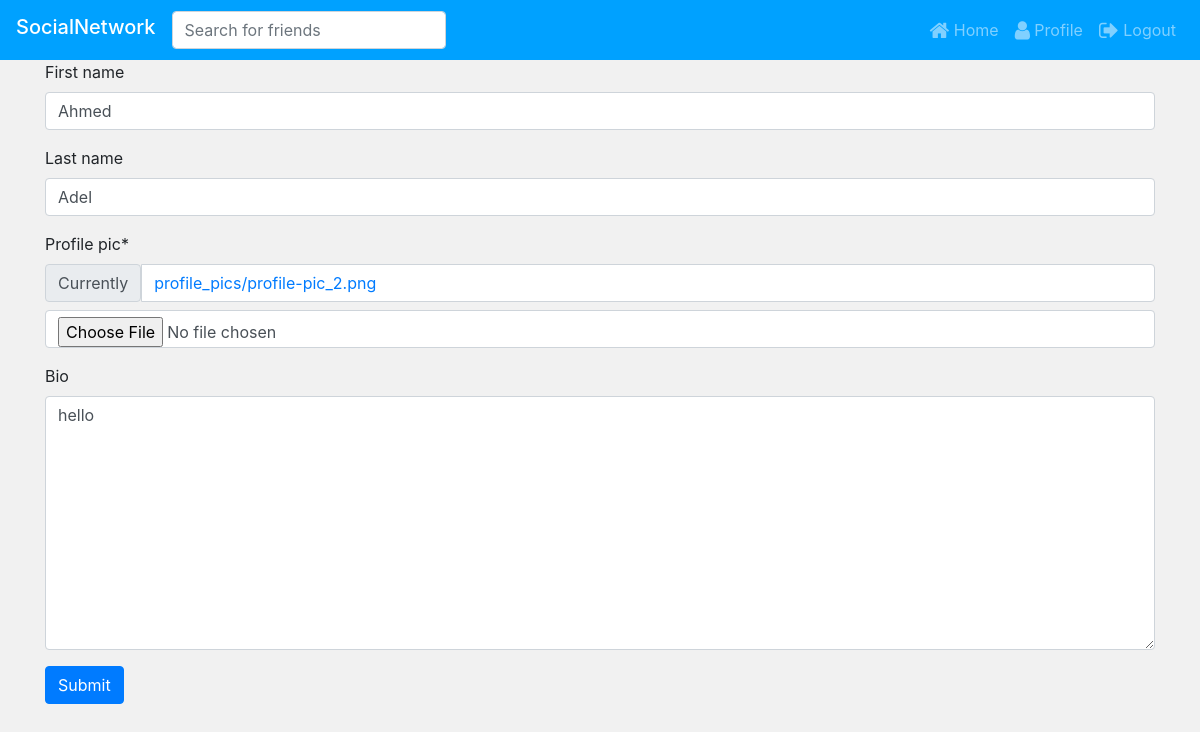
The app's page /account-settings/ (signed in) with its own data.
### core/models.py (models this page shows, shortened)
class User(AbstractUser):
    profile_pic =models.ImageField(default='profile_pics/default.jpg',upload_to='profile_pics')
    bio = models.TextField(blank=True,null=True ,max_length=500 , default="")

### core/views.py (the view)
# urls.py: path("account-settings/",AccountSettingsView.as_view() ,name='account-settings' ),
@method_decorator(login_required(login_url='login'),name='dispatch')
class AccountSettingsView(UpdateView):
    model = User
    fields = ['first_name','last_name', 'profile_pic', 'bio']
    template_name = 'account_settings.html'
    success_url = '/profile/'
    def get_object(self, queryset = None ) :
        return self.request.user

### Templates/account_settings.html (shortened to what this page needs)
{%  extends 'base.html' %}
{% load crispy_forms_tags %}
{% block navbar %}
{%  include 'navbar.html' %}
{% endblock navbar %}
{% block content %}
<form method="POST" action="" enctype="multipart/form-data">
    {{ form|crispy }}
    <input class="btn btn-primary" type="submit" name="Update Information">
</form>
{% endblock content %}

### records on screen
User: first_name "Ahmed", last_name "Adel", bio "hello"
